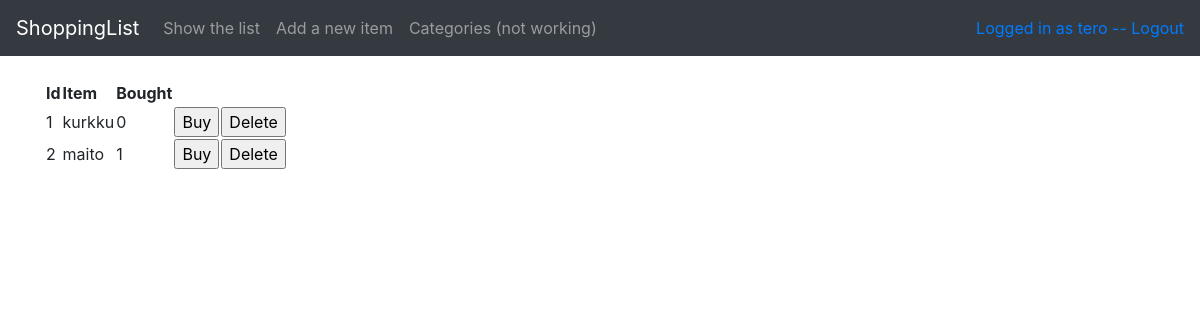
Page /items (signed in) on the committed database.
### application/auth/models.py (models this page shows, shortened)
class User(db.Model):
    __tablename__ = "account"
    id = db.Column(db.Integer, primary_key=True)
    username = db.Column(db.String(144), nullable=False)
    password = db.Column(db.String(144), nullable=False)
    items = db.relationship("Item", backref='account', lazy=True)

### application/items/models.py (models this page shows, shortened)
class Item(db.Model):
    id = db.Column(db.Integer, primary_key=True)
    name = db.Column(db.String(144), nullable=False)
    bought = db.Column(db.Boolean, nullable=False)
    account_id = db.Column(db.Integer, db.ForeignKey('account.id'), nullable=False)
    @staticmethod
    def list_items_of_user(account=0):
        stmt = text("SELECT Item.id, Item.name, Item.bought FROM Item"
                    " JOIN Account ON Item.account_id = Account.id"
                    " WHERE (Item.account_id = :account)"
                    " GROUP BY Item.id").params(account=account)
        res = db.engine.execute(stmt)
        response = []
        for row in res:
            response.append({"id":row[0], "name":row[1], "bought":row[2]})
        return response

### application/items/views.py (the view)
@app.route("/items", methods=["GET","POST"])
def items_index():
    return render_template("items/list.html", items=Item.list_items_of_user(current_user.id))

### application/__init__.py (called while the page is built)
@login_manager.user_loader
def load_user(user_id):
    return User.query.get(user_id)

### application/templates/items/list.html
{% extends "layout.html" %}
{% block body %}
  <table>
    <tr>
      <th>Id</th>
      <th>Item</th>
      <th>Bought</th>
    </tr>
    {% for item in items %}
    <tr>
      <td>{{ item.id }}</td>
      <td>{{ item.name }}</td>
      <td>{{ item.bought }}</td>
      <td>
		<form method="POST" action="{{ url_for('items_set_bought', item_id=item.id) }}">
	  		<input type="submit" value="Buy"/>
		</form>
	</td>
	<td>
    	<form method="POST" action="{{ url_for('items_remove', item_id=item.id) }}">
    		<input type="submit" value="Delete"/>
    	</form>
      </td>
    </tr>
    {% endfor %}
  </table>
{% endblock %}

### application/templates/layout.html (shortened to what this page needs)
<!DOCTYPE html>
<html>
  <head>
    <link rel="stylesheet" href="https://maxcdn.bootstrapcdn.com/bootstrap/4.0.0/css/bootstrap.min.css">
  </head>
  <body>
    <nav class="navbar navbar-expand-md navbar-dark bg-dark mb-4">
	<a class="navbar-brand" href="#">ShoppingList</a>
	<div class="collapse navbar-collapse" id="navbarCollapse">
          <ul class="navbar-nav mr-auto">
            <li class="nav-item">
            	<a class="nav-link" href="{{url_for('items_index')}}">Show the list</a>
            </li>
            <li class="nav-item">
            	<a class="nav-link" href="{{url_for('items_form')}}">Add a new item</a>
            </li>
            <li class="nav-item">
            	<a class="nav-link" href="{{url_for('categories_index')}}">Categories (not working)</a>
            </li>
          </ul>
  <div class="form-inline mt-2 mt-md-0">
  	{%if current_user.is_authenticated %}
	<a href="{{ url_for('auth_logout') }}"> Logged in as {{ current_user.username }} -- Logout</a>
	{% else %}
	<li><a href="{{ url_for('auth_login') }}">Login</a></li>
	<li><a href="{{ url_for('auth_create') }}">Sign up</a></li>
  {% endif %}
  </div>
  </div>
  </nav>
	<main role="main" class="container">
    	{% block body %}{% endblock %}
	</main>
  </body>
</html>

### rows in the picture
User: username "tero"
Item: id "1", name "kurkku", bought "0"
Item: id "2", name "maito", bought "1"
